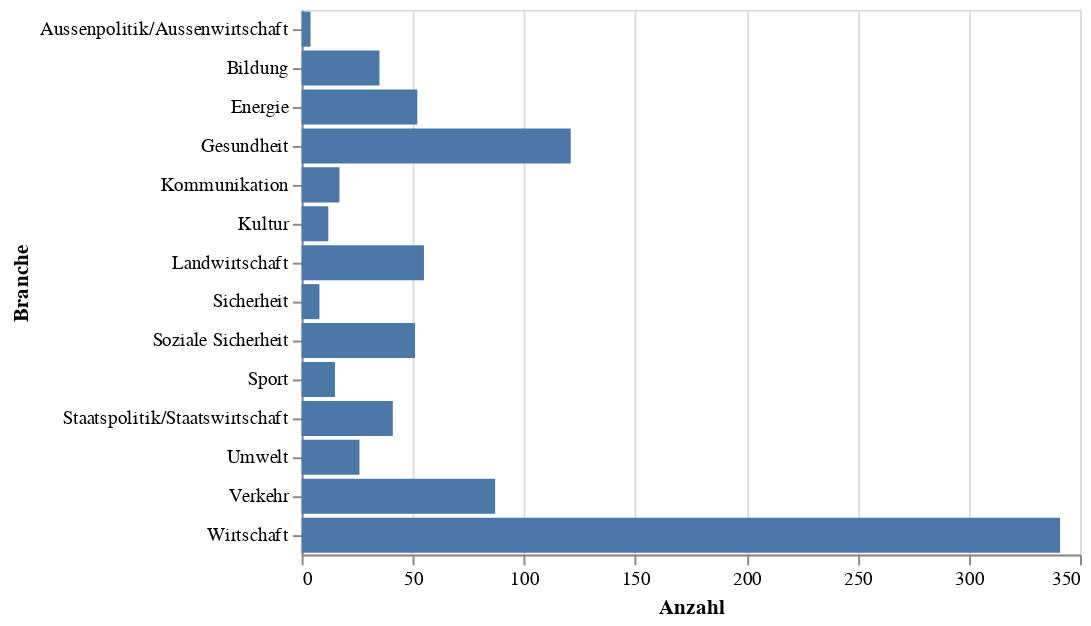

This figure's notebook cell:
### Markdown cell above
Bezahlte Interessenbindungen aufgeschlüsselt nach Branche.

### Code cell
source = duckdb.query('''
    select branche, count(1) count
    from df_bezahlt
    group by 1
''').to_df()

chart = alt.Chart(source).mark_bar().encode(
    x=alt.X('count', title='Anzahl'),
    y=alt.Y('branche', title='Branche'),
    tooltip='count'
)
chart.save('output/bars-nach-branche-absolut.pdf')
chart

### Figure 1 — Vega-Lite specification as saved in the notebook (floating-point values rounded to 4 significant figures)
{"config": {"view": {"continuousWidth": 400, "continuousHeight": 300}}, "data": {"name": "data-b62410e28cd71d7ddf360faaaa20f890"}, "mark": "bar", "encoding": {"tooltip": {"field": "count", "type": "quantitative"}, "x": {"field": "count", "title": "Anzahl", "type": "quantitative"}, "y": {"field": "branche", "title": "Branche", "type": "nominal"}}, "$schema": "https://vega.github.io/schema/vega-lite/v4.17.0.json", "datasets": {"data-b62410e28cd71d7ddf360faaaa20f890": [{"branche": "Wirtschaft", "count": 341}, {"branche": "Bildung", "count": 35}, {"branche": "Gesundheit", "count": 121}, {"branche": "Landwirtschaft", "count": 55}, {"branche": "Verkehr", "count": 87}, {"branche": "Staatspolitik/Staatswirtschaft", "count": 41}, {"branche": "Soziale Sicherheit", "count": 51}, {"branche": "Energie", "count": 52}, {"branche": "Umwelt", "count": 26}, {"branche": "Kommunikation", "count": 17}, {"branche": "Kultur", "count": 12}, {"branche": "Sport", "count": 15}, {"branche": "Aussenpolitik/Aussenwirtschaft", "count": 4}, {"branche": "Sicherheit", "count": 8}]}}
